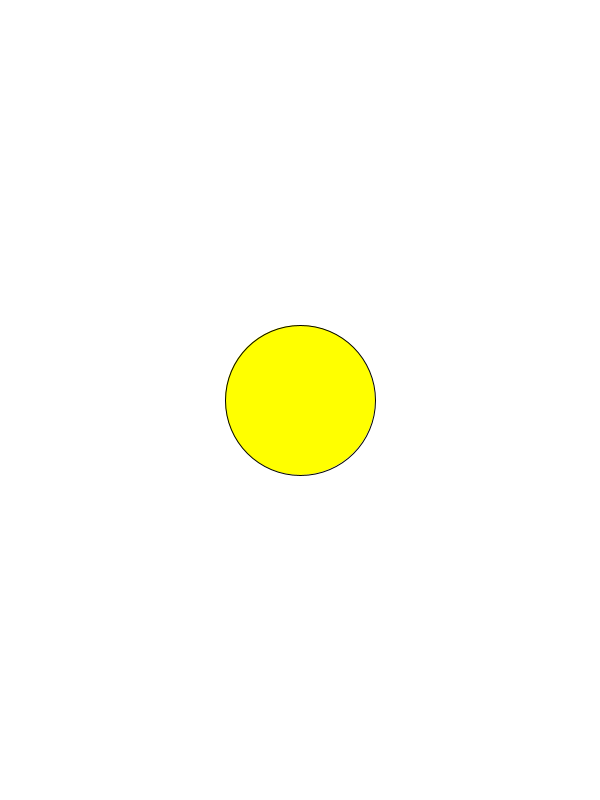
Frame 1 (no input)
Frame 60 (the mouse pressed at the canvas centre just before this capture): identical to frame 1, image omitted
Frame 120 (the mouse held since frame 60 and released just before this capture): identical to frame 1, image omitted

The Processing sketch that drew this single still picture (run headless with seeded random() and noise(); from frame 60 on, the mouse is pressed at the canvas centre):

// Processing sketch: processing_29834
// ── processing_29834.pde

int x;
int y;
int speed=20;
int diam=150;

void setup (){
  size(600,800);
  smooth();
  x=width/2;
  y=height/2;
}


void draw(){
  
  
  background(255);
  fill(255,255,0);
  ellipse(x,y,diam,diam);

if (x>width-diam/2){
 x=width-diam/2;
} 
if (y>height-diam/2){
 y=height-diam/2;
}
if (x<diam/2){
 x=diam/2;
} 
if (y<diam/2){
 y=diam/2;
}



else
if (keyPressed){
   if (keyCode == RIGHT) {
    x=x+speed;    
   } 
  if (keyCode == LEFT) {
    x=x-speed;    
   }
  if (keyCode == UP) {
    y=y-speed;    
   }
  if (keyCode == DOWN) {
    y=y+speed;    
   }
}
} 
